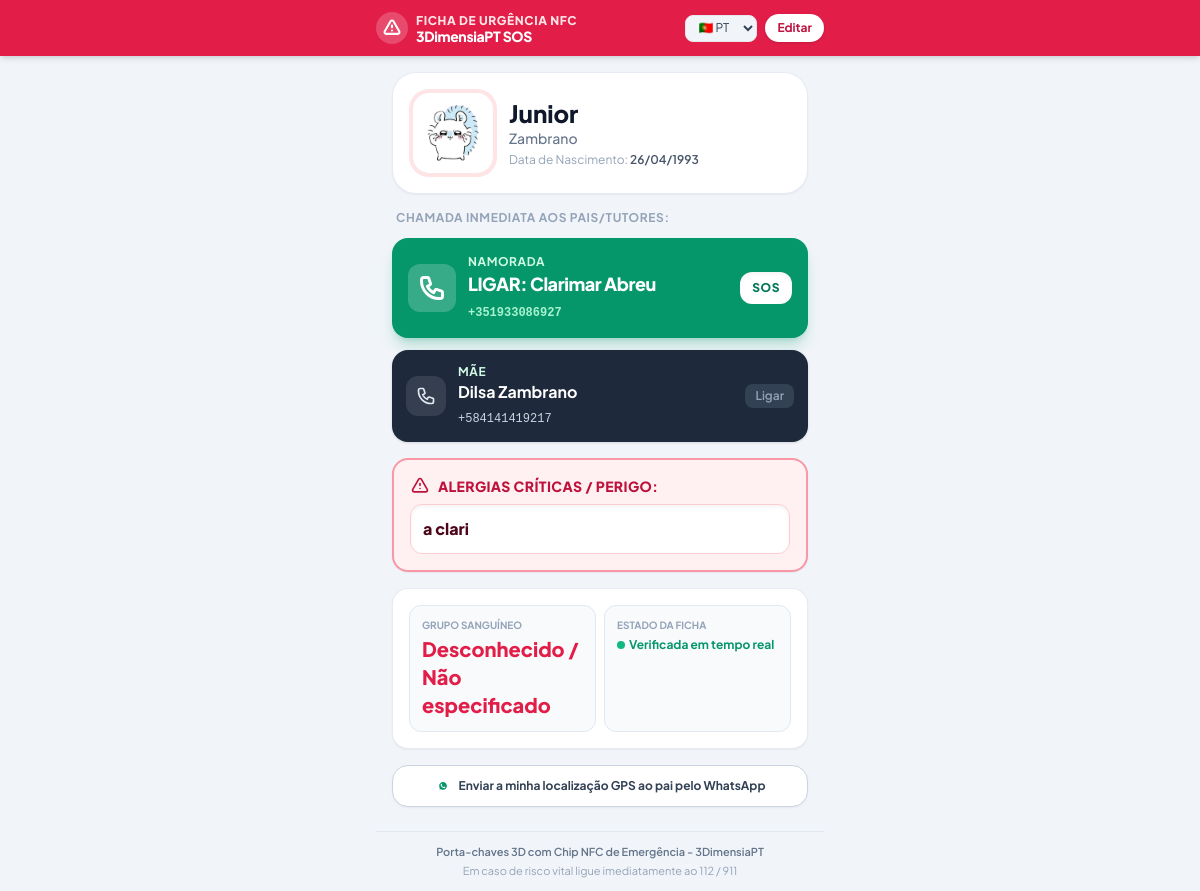
The page /pt/nfc/0ae89dc2-3974-46e9-9fd8-7ebaed32fbe8/ (signed in) on the database its author committed.
### emergencias/models.py (models this page shows, shortened)
class LlaveroNFC(models.Model):
    class GrupoSanguineo(models.TextChoices):
        A_POSITIVO = 'A+', _('A Positivo (A+)')
        A_NEGATIVO = 'A-', _('A Negativo (A-)')
        B_POSITIVO = 'B+', _('B Positivo (B+)')
        B_NEGATIVO = 'B-', _('B Negativo (B-)')
        AB_POSITIVO = 'AB+', _('AB Positivo (AB+)')
        AB_NEGATIVO = 'AB-', _('AB Negativo (AB-)')
        O_POSITIVO = 'O+', _('O Positivo (O+)')
        O_NEGATIVO = 'O-', _('O Negativo (O-)')
        DESCONOCIDO = 'DESC', _('Desconhecido / Não especificado')
    id = models.UUIDField(
        primary_key=True,
        default=uuid.uuid4,
        editable=False,
        unique=True,
        help_text="Identificador único e não previsível gravado na memória do chip NFC."
    )
    padre = models.ForeignKey(
        settings.AUTH_USER_MODEL,
        on_delete=models.CASCADE,
        related_name='llaveros_nfc',
        verbose_name=_("Pai/Mãe ou Tutor"),
        help_text=_("Usuário registrado com permissões exclusivas de edição para esta ficha.")
    )
    nombre_menor = models.CharField(
        max_length=60,
        verbose_name=_("Nome do Menino/a"),
        help_text=_("Ex: Tiago")
    )
    apellidos_menor = models.CharField(
        max_length=100,
        verbose_name=_("Apellidos do Menino/a"),
        help_text=_("Ex: Pereira Silva")
    )
    fecha_nacimiento = models.DateField(
        null=True,
        blank=True,
        verbose_name=_("Data de nascimento")
    )
    foto = models.ImageField(
        upload_to='llaveros/avatares/',
        null=True,
        blank=True,
        verbose_name=_("Foto do Menino/a para identificação"),
        help_text=_("Foto clara do rosto para identificação rápida em caso de perda.")
    )
    validador_telefono = RegexValidator(
        regex=r'^\+?1?\d{9,15}$',
        message=_("O número de telefone deve ter um formato internacional válido (por exemplo: +351912345678 ou 912345678).")
    )
    nombre_contacto_1 = models.CharField(
        max_length=80,
        verbose_name=_("Nome do Contato de Emergência"),
        help_text=_("Ex: Mãe (Laura Pereira)")
    )
    parentesco_contacto_1 = models.CharField(
        max_length=40,
        default="Mãe",
        verbose_name=_("Parentesco do Contato 1")
    )
    telefono_contacto_1 = models.CharField(
        validators=[validador_telefono],
        max_length=20,
        verbose_name=_("Telefone de Emergência"),
        help_text=_("Número ao qual o botão de emergência principal ligará.")
    )
    nombre_contacto_2 = models.CharField(
        max_length=80,
        blank=True,
        null=True,
        verbose_name=_("Nome do Contato de Emergência 2"),
        help_text=_("Ex: Pai (Carlos Pereira) ou Avós")
    )
    parentesco_contacto_2 = models.CharField(
        max_length=40,
        blank=True,
        null=True,
        verbose_name=_("Parentesco do Contato 2")
    )
    telefono_contacto_2 = models.CharField(
        validators=[validador_telefono],
        max_length=20,
        blank=True,
        null=True,
        verbose_name=_("Telefone de Emergência 2")
    )
    grupo_sanguineo = models.CharField(
        max_length=5,
        choices=GrupoSanguineo.choices,
        default=GrupoSanguineo.DESCONOCIDO,
        verbose_name=_("Grupo Sanguíneo")
    )
    alergias_graves = models.TextField(
        blank=True,
        verbose_name=_("Alergias Críticas"),
        help_text=_("Alergias a alimentos, medicamentos e picadas (por exemplo: amendoins, penicilina, látex).")
    )
    enfermedades_condiciones = models.TextField(
        blank=True,
        verbose_name=_("Condições Médicas"),
        help_text=_("Ex: Asma, Diabetes Tipo 1, Epilepsia, Autismo / TEA (não verbal).")
    )
    medicacion_urgencia = models.CharField(
        max_length=255,
        blank=True,
        verbose_name=_("Medicação de Urgência / Localização"),
        help_text=_("Ex.: Leva o autoinjetor de adrenalina (Epipen) no bolso lateral da mochila.")
    )
    observaciones_medicas = models.TextField(
        blank=True,
        verbose_name=_("Instruções Adicionais"),
        help_text=_("Qualquer indicação crucial para os socorristas ou quem encontrar a criança.")
    )
    codigo_chip_fisico = models.CharField(
        max_length=50,
        blank=True,
        null=True,
        verbose_name=_("UID do Chip NFC Físico"),
        help_text=_("Identificador de fábrica do chip NTAG213/215/216 (opcional para controle de estoque).")
    )
    esta_activo = models.BooleanField(
        default=True,
        verbose_name=_("Porta-chaves Ativo"),
        help_text=_("Se desativar, a ficha pública mostrará um aviso de porta-chaves desabilitado.")
    )
    contador_escaneos = models.PositiveIntegerField(
        default=0,
        verbose_name=_("Total de Escaneamentos NFC")
    )
    ultimo_escaneo = models.DateTimeField(
        null=True,
        blank=True,
        verbose_name=_("Último Escaneamento Registrado")
    )
    fecha_creacion = models.DateTimeField(auto_now_add=True)
    fecha_actualizacion = models.DateTimeField(auto_now=True)
    class Meta:
        verbose_name = "Porta-chaves NFC"
        verbose_name_plural = "Porta-chaves NFC"
        ordering = ['-fecha_creacion']

### emergencias/views.py (the view, shortened to what this page needs)
# urls.py: path('nfc/<uuid:uuid>/', views.ficha_publica_view, name='ficha_publica'),
def ficha_publica_view(request, uuid):
    llavero = get_object_or_404(LlaveroNFC, id=uuid)
    try:
        LlaveroNFC.objects.filter(id=uuid).update(
            contador_escaneos=F('contador_escaneos') + 1,
            ultimo_escaneo=timezone.now()
        )
    except Exception:
        pass
    context = {
        'llavero': llavero,
        'es_propietario': request.user.is_authenticated and request.user == llavero.padre,
    }
    return render(request, 'emergencias/ficha_publica.html', context)

### emergencias/templates/emergencias/ficha_publica.html (shortened to what this page needs)
{% load static %}
{% load i18n %}
<!DOCTYPE html>
<html lang="{{ LANGUAGE_CODE }}" class="h-full bg-slate-100">
<head>
    <script src="https://cdn.tailwindcss.com"></script>
</head>
<body class="min-h-full flex flex-col justify-between text-slate-800 antialiased selection:bg-rose-500 selection:text-white">
    <header class="bg-rose-600 text-white px-4 py-3 shadow-md sticky top-0 z-50">
        <div class="max-w-md mx-auto flex items-center justify-between">
            <div class="flex items-center space-x-2">
                <span class="inline-flex items-center justify-center p-1.5 bg-white/20 rounded-full animate-pulse">
                    <svg class="w-5 h-5 text-white" fill="none" stroke="currentColor" viewBox="0 0 24 24">
                        <path stroke-linecap="round" stroke-linejoin="round" stroke-width="2.5" d="M12 9v2m0 4h.01m-6.938 4h13.856c1.54 0 2.502-1.667 1.732-3L13.732 4c-.77-1.333-2.694-1.333-3.464 0L3.34 16c-.77 1.333.192 3 1.732 3z"/>
                    </svg>
                </span>
                <div>
                    <p class="text-xs font-extrabold uppercase tracking-wider text-rose-100">{% translate "Ficha de Urgência NFC" %}</p>
                    <h1 class="text-sm font-black tracking-tight leading-none">3DimensiaPT SOS</h1>
                </div>
            </div>
            <div class="flex items-center space-x-2">
                <form action="{% url 'set_language' %}" method="post" class="inline-block">
                    <select name="language" onchange="this.form.submit()" class="bg-slate-100 border text-slate-700 py-1 px-2 rounded-lg text-xs leading-tight focus:outline-none">
                        {% get_current_language as CURRENT_LANG %}
                        {% get_available_languages as LANGUAGES %}
                        {% get_language_info_list for LANGUAGES as languages %}
                        {% for lang in languages %}
                            <option value="{{ lang.code }}" {% if lang.code == CURRENT_LANG %}selected{% endif %}>
                                {% if lang.code == 'pt' %}🇵🇹 PT{% endif %}
                            </option>
                        {% endfor %}
                    </select>
                </form>
                {% if es_propietario %}
                    <a href="{% url 'editar_ficha' uuid=llavero.id %}" class="inline-flex items-center gap-1 bg-white text-rose-700 hover:bg-rose-50 text-xs font-bold py-1.5 px-3 rounded-full shadow transition-all active:scale-95">
                        {% translate "Editar" %}
                    </a>
                {% else %}
                    <a href="{% url 'login' %}?next={% url 'editar_ficha' uuid=llavero.id %}" class="inline-flex items-center text-xs font-semibold text-rose-100 hover:text-white underline underline-offset-2">
                        {% translate "Acesso do Tutor" %}
                    </a>
                {% endif %}
            </div>
        </div>
    </header>
    <main class="flex-1 max-w-md w-full mx-auto px-4 py-4 space-y-4">
        <div class="bg-white rounded-3xl p-5 shadow-sm border border-slate-200/80 flex items-center space-x-4">
            {% if llavero.foto %}
                <img src="{{ llavero.foto.url }}" alt="{{ llavero.nombre_menor }}" class="w-20 h-20 rounded-2xl object-cover ring-4 ring-rose-100 shadow">
            {% else %}
                <div class="w-20 h-20 rounded-2xl bg-gradient-to-br from-rose-500 to-amber-500 flex items-center justify-center text-white text-2xl font-extrabold shadow ring-4 ring-rose-100">
                    {{ llavero.nombre_menor|slice:":1" }}{{ llavero.apellidos_menor|slice:":1" }}
                </div>
            {% endif %}
            <div class="flex-1 min-w-0">
                <h2 class="text-2xl font-black text-slate-900 truncate leading-tight">
                    {{ llavero.nombre_menor }}
                </h2>
                <p class="text-sm font-medium text-slate-500 truncate">
                    {{ llavero.apellidos_menor }}
                </p>
                {% if llavero.fecha_nacimiento %}
                    <p class="text-xs text-slate-400 mt-1">
                        {% translate "Data de Nascimento" %}: <span class="font-semibold text-slate-600">{{ llavero.fecha_nacimiento|date:"d/m/Y" }}</span>
                    </p>
                {% endif %}
            </div>
        </div>
        <div class="space-y-3">
            <p class="text-xs font-bold uppercase tracking-wider text-slate-400 px-1">
                {% translate "Chamada Inmediata aos Pais/Tutores" %}:
            </p>
            <a href="tel:{{ llavero.telefono_contacto_1 }}" class="pulse-emergency w-full flex items-center justify-between bg-emerald-600 hover:bg-emerald-700 text-white p-4 rounded-2xl shadow-lg shadow-emerald-600/25 active:scale-[0.98] transition-all">
                <div class="flex items-center space-x-3">
                    <div class="w-12 h-12 bg-white/20 rounded-xl flex items-center justify-center">
                    </div>
                    <div class="text-left">
                        <span class="text-xs uppercase font-bold tracking-wider text-emerald-100 block">
                            {% if llavero.parentesco_contacto_1 %}
                                {% translate llavero.parentesco_contacto_1 as parentesco_traducido %}
                                {{ parentesco_traducido }}
                            {% else %}
                                {% translate "Contacto Principal" %}
                            {% endif %}
                        </span>
                        <span class="text-lg font-black tracking-tight block">
                            {% translate "LIGAR" %}: {{ llavero.nombre_contacto_1 }}
                        </span>
                        <span class="text-xs text-emerald-200 font-mono font-bold">
                            {{ llavero.telefono_contacto_1 }}
                        </span>
                    </div>
                </div>
                <div class="bg-white text-emerald-700 font-black text-xs px-3 py-2 rounded-xl shadow-inner uppercase tracking-wider">
                    SOS
                </div>
            </a>
            {% if llavero.telefono_contacto_2 %}
                <a href="tel:{{ llavero.telefono_contacto_2 }}"
                   class="w-full flex items-center justify-between bg-slate-800 hover:bg-slate-900 text-white p-3.5 rounded-2xl shadow active:scale-[0.98] transition-all">
                    <div class="flex items-center space-x-3">
                        <div class="w-10 h-10 bg-white/10 rounded-xl flex items-center justify-center">
                        </div>
                        <div class="text-left">
                            <span class="text-xs uppercase font-bold tracking-wider text-emerald-100 block">
                            {% if llavero.parentesco_contacto_2 %}
                                {% translate llavero.parentesco_contacto_2 as parentesco_traducido2 %}
                                {{ parentesco_traducido2 }}
                            {% else %}
                                {% translate "Contacto Secundario" %}
                            {% endif %}
                        </span>
                            <span class="text-base font-bold text-white block">
                                {{ llavero.nombre_contacto_2 }}
                            </span>
                            <span class="text-xs text-slate-300 font-mono">
                                {{ llavero.telefono_contacto_2 }}
                            </span>
                        </div>
                    </div>
                    <span class="text-xs font-semibold text-slate-400 bg-slate-700 px-2.5 py-1 rounded-lg">
                        {% translate "Ligar" %}
                    </span>
                </a>
            {% endif %}
        </div>
        {% if llavero.alergias_graves %}
            <div class="bg-rose-50 border-2 border-rose-500/50 rounded-2xl p-4 shadow-sm">
                <div class="flex items-center space-x-2 text-rose-700 mb-2">
                    <svg class="w-5 h-5 flex-shrink-0" fill="none" stroke="currentColor" viewBox="0 0 24 24">
                        <path stroke-linecap="round" stroke-linejoin="round" stroke-width="2" d="M12 9v2m0 4h.01m-6.938 4h13.856c1.54 0 2.502-1.667 1.732-3L13.732 4c-.77-1.333-2.694-1.333-3.464 0L3.34 16c-.77 1.333.192 3 1.732 3z"/>
                    </svg>
                    <h3 class="font-extrabold text-sm uppercase tracking-wide">
                        {% translate "ALERGIAS CRÍTICAS / PERIGO" %}:
                    </h3>
                </div>
                <p class="text-base font-black text-rose-950 bg-white p-3 rounded-xl border border-rose-200 shadow-inner">
                    {{ llavero.alergias_graves }}
                </p>
            </div>
        {% endif %}
        <div class="bg-white rounded-2xl p-4 shadow-sm border border-slate-200/80 space-y-3">
            <div class="grid grid-cols-2 gap-2">
                <div class="bg-slate-50 p-3 rounded-xl border border-slate-200">
                    <p class="text-[10px] font-bold uppercase text-slate-400">{% translate "Grupo Sanguíneo" %}</p>
                    <p class="text-xl font-black text-rose-600 mt-0.5">
                        {{ llavero.get_grupo_sanguineo_display }}
                    </p>
                </div>
                <div class="bg-slate-50 p-3 rounded-xl border border-slate-200">
                    <p class="text-[10px] font-bold uppercase text-slate-400">{% translate "Estado da Ficha" %}</p>
                    <p class="text-xs font-bold text-emerald-600 flex items-center gap-1 mt-1">
                        <span class="w-2 h-2 rounded-full bg-emerald-500 animate-ping"></span>
                        {% translate "Verificada em tempo real" %}
                    </p>
                </div>
            </div>
        </div>
        <button onclick="compartirUbicacion('{{ llavero.telefono_contacto_1 }}', '{{ llavero.nombre_menor }}')"
                class="w-full bg-white hover:bg-slate-50 text-slate-700 font-bold py-3 px-4 rounded-2xl border border-slate-300 shadow-sm flex items-center justify-center space-x-2 text-xs transition active:scale-95">
            <span>{% translate "Enviar a minha localização GPS ao pai pelo WhatsApp"%}</span>
        </button>
    </main>
    <footer class="max-w-md w-full mx-auto px-4 py-3 text-center text-slate-400 text-[11px] border-t border-slate-200 mt-2">
        <p class="font-semibold text-slate-500">{% translate "Porta-chaves 3D com Chip NFC de Emergência - 3DimensiaPT" %}</p>
        <p class="mt-0.5">{% translate "Em caso de risco vital ligue imediatamente ao 112 / 911" %}</p>
    </footer>
</body>
</html>

### rows shown on the page
LlaveroNFC: foto (picture), nombre_menor "Junior", apellidos_menor "Zambrano", fecha_nacimiento "26/04/1993", parentesco_contacto_1 "NAMORADA", nombre_contacto_1 "Clarimar Abreu", telefono_contacto_1 "+351933086927", parentesco_contacto_2 "MÃE", nombre_contacto_2 "Dilsa Zambrano", telefono_contacto_2 "+584141419217", alergias_graves "a clari", grupo_sanguineo "Desconhecido / Não especificado"
